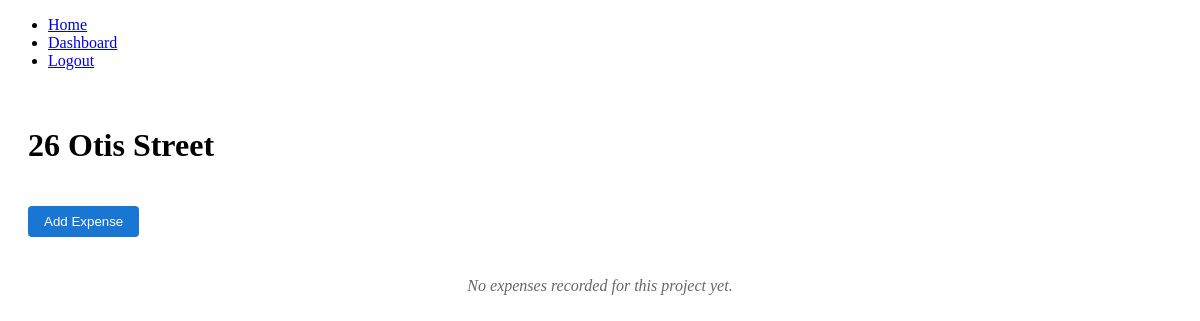
Before: /project/1 (signed in) with the older database file.
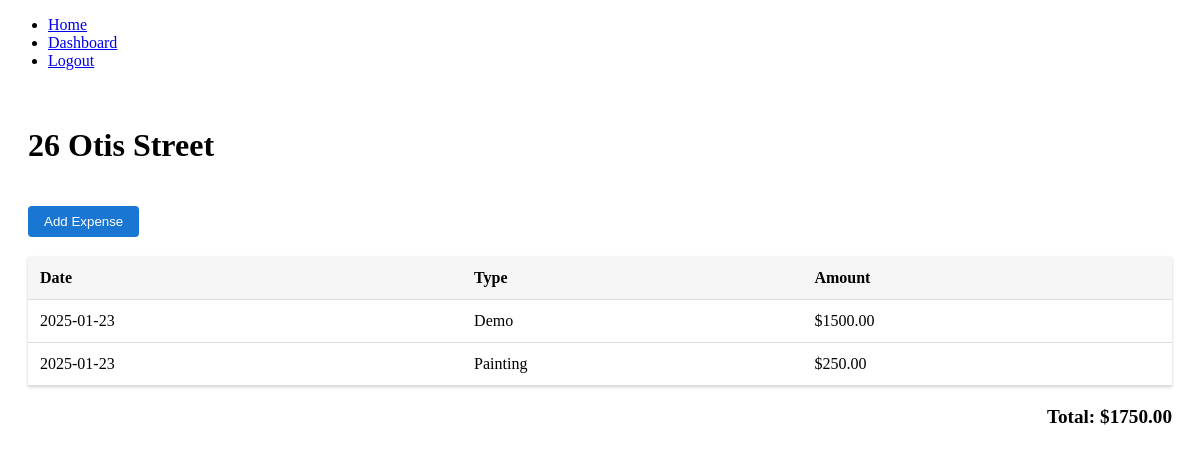
After: the same page with the newer database file.
### tables this page shows
CREATE TABLE projects (
    id INTEGER PRIMARY KEY AUTOINCREMENT,
    user_id INTEGER NOT NULL,
    name TEXT NOT NULL,
    created TIMESTAMP NOT NULL DEFAULT CURRENT_TIMESTAMP,
    FOREIGN KEY (user_id) REFERENCES users (id)
);

CREATE TABLE expenses (
    id INTEGER PRIMARY KEY AUTOINCREMENT,
    project_id INTEGER NOT NULL,
    expense_type TEXT NOT NULL,
    amount REAL NOT NULL,
    date DATE NOT NULL,
    FOREIGN KEY (project_id) REFERENCES projects (id)
);

### app.py (the view)
@app.route('/project/<int:project_id>')
def project_history(project_id):
    if 'user_id' not in session:
        return redirect(url_for('login'))
    db = get_db()
    project = db.execute(
        'SELECT * FROM projects WHERE id = ? AND user_id = ?',
        (project_id, session['user_id'])
    ).fetchone()
    if not project:
        flash('Project not found')
        return redirect(url_for('dashboard'))
    expenses = get_project_expenses(project_id)
    return render_template('history.html', project=project, expenses=expenses)

### app.py (called while the page is built)
@app.teardown_appcontext
def teardown_db(exception):
    close_db()

### database.py (called while the page is built)
def get_db():
    if 'db' not in g:
        g.db = sqlite3.connect(
            'users.db',
            detect_types=sqlite3.PARSE_DECLTYPES
        )
        g.db.row_factory = sqlite3.Row
    return g.db

def get_project_expenses(project_id):
    db = get_db()
    expenses = db.execute(
        'SELECT * FROM expenses WHERE project_id = ? ORDER BY date DESC',
        (project_id,)
    ).fetchall()
    return expenses

### templates/history.html (shortened to what this page needs)
{% extends "base.html" %}
{% block head %}
    <link rel="stylesheet" href="{{ url_for('static', filename='styles.css') }}">
{% endblock %}
{% block content %}
<div class="project-history">
    <h1>{{ project.name }}</h1>
    <button onclick="showAddExpenseModal()">Add Expense</button>
    {% if expenses %}
        <table class="expense-table">
            <thead>
                <tr>
                    <th>Date</th>
                    <th>Type</th>
                    <th>Amount</th>
                </tr>
            </thead>
            <tbody>
                {% for expense in expenses %}
                <tr>
                    <td>{{ expense.date }}</td>
                    <td>{{ expense.expense_type }}</td>
                    <td>${{ "%.2f"|format(expense.amount) }}</td>
                </tr>
                {% endfor %}
            </tbody>
        </table>
        <div class="expense-total">
            Total: ${{ "%.2f"|format(expenses|sum(attribute='amount')) }}
        </div>
    {% else %}
        <div class="no-expenses">
            No expenses recorded for this project yet.
        </div>
    {% endif %}
</div>
{% endblock %}

### templates/base.html (shortened to what this page needs)
<!DOCTYPE html>
<html lang="en">
<head>
    {% block head %}{% endblock %}
</head>
<body>
    <nav>
        <ul>
            <li><a href="{{ url_for('index') }}">Home</a></li>
            {% if session.user_id %}
                <li><a href="{{ url_for('dashboard') }}">Dashboard</a></li>
                <li><a href="{{ url_for('logout') }}">Logout</a></li>
            {% else %}
                <li><a href="{{ url_for('login') }}">Login</a></li>
                <li><a href="{{ url_for('register') }}">Register</a></li>
            {% endif %}
        </ul>
    </nav>
    <main>
        {% block content %}{% endblock %}
    </main>
</body>
</html>

### static/styles.css (style rules this page uses)
.project-history { padding: 20px; max-width: 1200px; margin: 0 auto; }
.expense-table { width: 100%; border-collapse: collapse; margin-top: 20px; background-color: white; box-shadow: 0 1px 3px rgba(0,0,0,0.2); }
.expense-table th, .expense-table td { padding: 12px; text-align: left; border-bottom: 1px solid #ddd; }
.expense-table th { background-color: #f5f5f5; font-weight: bold; }
.project-history button { padding: 8px 16px; background-color: #1976d2; color: white; border: none; border-radius: 4px; cursor: pointer; margin-top: 20px; }
.expense-total { margin-top: 20px; text-align: right; font-weight: bold; font-size: 1.2em; }

Changed rows visible on the page:
added expenses: date "2025-01-23", expense_type "Demo", amount "1500.00"
added expenses: date "2025-01-23", expense_type "Painting", amount "250.00"
Other visible differences:
{{ "%.2f"|format(expenses|sum(attribute='amount')) }}: (not shown) → "1750.00"
text no longer shown: "No expenses recorded for this project yet."
text now shown: "Date Type Amount Total: $"
